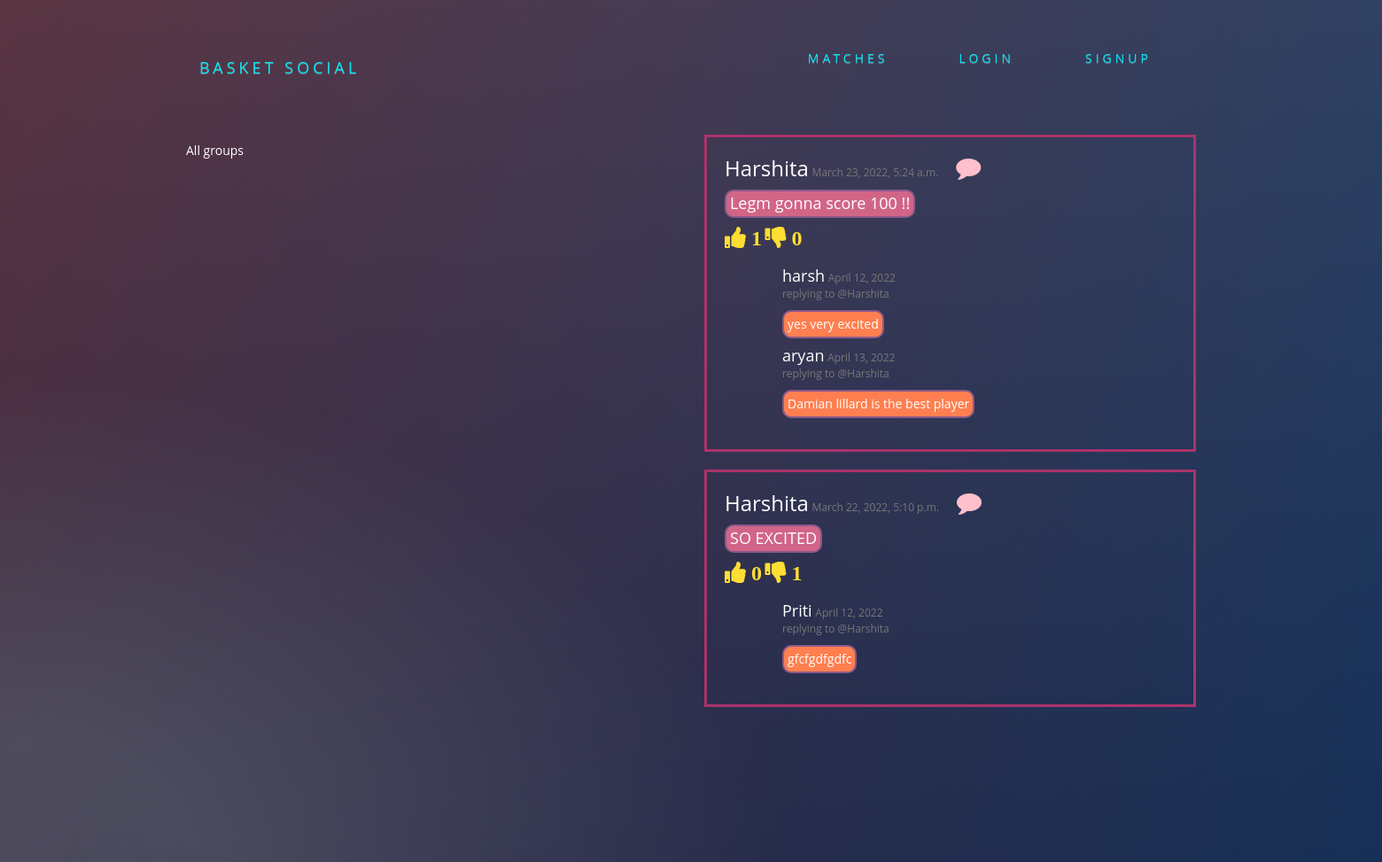
/posts/, run on the app's committed database.
### posts/models.py (models this page shows, shortened)
class Post(models.Model):
    user=models.ForeignKey(User,related_name='posts',on_delete=models.CASCADE)
    created_at=models.DateTimeField(auto_now=True)
    message=models.TextField()
    message_html=models.TextField(editable=False)
    group=models.ForeignKey(Group,related_name='posts',null=True,blank=True,on_delete=models.CASCADE)
    def get_total_likes(self):
        return self.likes.users.count()
    def get_total_dis_likes(self):
        return self.dis_likes.users.count()
    class Meta:
        ordering=['-created_at']

class Like(models.Model):
    coment = models.OneToOneField(Post, related_name="likes", on_delete=models.CASCADE)
    users = models.ManyToManyField(User, related_name='requirement_comment_likes')
    created_at = models.DateTimeField(auto_now_add=True)
    updated_at = models.DateTimeField(auto_now=True)

class comment(models.Model):
    post=models.ForeignKey('posts.Post',related_name='comments',on_delete=models.CASCADE)
    author=models.CharField(max_length=200)
    text=models.TextField()
    published_date=models.DateTimeField(auto_now=True)

class DisLike(models.Model):
    coment = models.OneToOneField(Post, related_name="dis_likes", on_delete=models.CASCADE)
    users = models.ManyToManyField(User, related_name='requirement_comment_dis_likes')
    created_at = models.DateTimeField(auto_now_add=True)
    updated_at = models.DateTimeField(auto_now=True)

### posts/views.py (the view)
# urls.py: path('',views.PostList.as_view(),name='all'),
class PostList(SelectRelatedMixin,generic.ListView):
    model=models.Post
    select_related=('user','group')

### posts/templates/posts/post_list.html (shortened to what this page needs)
{% extends "posts/post_base.html" %}
{% block pre_post_content %}
<div class="col-md-6">
	<div class="card card-with-shadow">
		<div class="content">
			<h5 class="title">All groups</h5>
		</div>
	</div>
</div>
{% endblock %}
{% block post_content %}
<div class="col-md-6">
	{% for post in post_list %}
  {% include "posts/_post.html" %}
	{% endfor %}
</div>
{% endblock %}

### posts/templates/posts/_post.html (shortened to what this page needs)
<div class="postmedia">
<div class="asx">
  <div class="lk">
  <a  id='puran' href="{% url 'posts:for_user' username=post.user.username %}"><h3 style="display:inline; ">{{post.user.username}}</h3></a> <h9 id='lj' style="display:inline;">{{ post.created_at }}</h9><a href="{% url 'posts:add_comment_to_post' username=post.user.username pk=post.pk %}"><i class="fa fa-comment fa_custom fa-2x" style="display:inline;"></i></a>
  </div>
  <h4><span id='textthread' >{{post.message}}</h4>
    <div class="text-left">
         <span class="pointer">
            {% if request.user in page_obj.likes.users.all%}
            <a href={% url 'posts:requirement_comment_vote' comment_id=post.pk opition='like' %}> <i
               data-toggle="tooltip" data-placement="bottom" title="Unlike"
               class="like fas fa-thumbs-up pr-2">
            <span>{{post.get_total_likes}}</span>
            </i>
            </a>
            {% else %}
            <a href={% url 'posts:requirement_comment_vote' comment_id=post.pk opition='like' %}><i
               data-toggle="tooltip" data-placement="bottom" title="Like"
               class="default-icon fas fa-thumbs-up pr-2" style="font-size:24px; color:#ffde34;">
            <span>{% if post.get_total_likes  %}{{post.get_total_likes}} {% else %} 0
            {% endif %}</span></i>
            </a>
            {% endif %}
         </span>
         <span class="ml-3 pointer">
         {% if request.user in post.dis_likes.users.all %}
         <a href={% url 'posts:requirement_comment_vote' comment_id=post.pk opition='dis_like' %}><i
            data-toggle="tooltip" data-placement="bottom" title="i dislike this"
            class="dislike fas fa-thumbs-down pr-2" style="font-size:24px; color:#ffde34;">
         <span>{{post.get_total_dis_likes}}</span></i>
         </a>
         {% else %}
         <a href={% url 'posts:requirement_comment_vote' comment_id=post.pk opition='dis_like' %}><i
            data-toggle="tooltip" data-placement="bottom" title="i dislike this "
            class="default-icon fas fa-thumbs-down pr-2" style="font-size:24px; color:#ffde34;">
         <span>{% if  post.get_total_dis_likes %}{{post.get_total_dis_likes}}
         {% else %} 0 {% endif %}</span></i>
         </a>
         {% endif %}
         </span>
      </div>
<div class="cdp container">
    {% for comment in post.comments.all %}
    <br>
    <h4 style="display:inline;">{{comment.author}}</h4> <p id='lj' style="display:inline; , padding-left:5px;">{{comment.published_date.date}}</p>
    <p id='lj' >replying to @{{post.user.username}}</p>
      <p id='commentthread'>{{comment.text}}</p>
    {% endfor %}
</div>
  <div class="media-body">
  </div>
</div>
<br>
</div>

### static/social/css/master.css (style rules this page uses)
body { margin: 0; overflow: auto; background: #2f294f; color:white; }
* { -webkit-box-sizing:border-box; -moz-box-sizing:border-box; -ms-box-sizing:border-box; -o-box-sizing:border-box; box-sizing:border-box; }
body { font-family: 'Open Sans', sans-serif; background: #092756; background: -moz-radial-gradient(0% 100%, ellipse cover, rgba(104,128,138,.4) 10%,rgba(138,114,76,0) 40%),-moz-linear-gradient(top, rgba(57,173,219,.25) 0%, rgba(42,60,87,.4) 100%), -moz-linear-gradient(-45deg, #670d10 0%, #092756 100%); background: -webkit-radial-gradient(0% 100%, ellipse cover, rgba(104,128,138,.4) 10%,rgba(138,114,76,0) 40%), -webkit-linear-gradient(top, rgba(57,173,219,.25) 0%,rgba(42,60,87,.4) 100%), -webkit-linear-gradient(-45deg, #670d10 0%,#092756 100%); background: -o-radial-gradient(0% 100%, ellipse cover, rgba(104,128,138,.4) 10%,rgba(138,114,76,0) 40%), -o-linear-gradient(top, rgba(57,173,219,.25) 0%,rgba(42,60,87,.4) 100%), -o-linear-gradient(-45deg, #670d10 0%,#092756 100%); background: -ms-radial-gradient(0% 100%, ellipse cover, rgba(104,128,138,.4) 10%,rgba(138,114,76,0) 40%), -ms-linear-gradient(top, rgba(57,173,219,.25) 0%,rgba(42,60,87,.4) 100%), -ms-linear-gradient(-45deg, #670d10 0%,#092756 100%); background: -webkit-radial-gradient(0% 100%, ellipse cover, rgba(104,128,138,.4) 10%,rgba(138,114,76,0) 40%), linear-gradient(to bottom, rgba(57,173,219,.25) 0%,rgba(42,60,87,.4) 100%), linear-gradient(135deg, #670d10 0%,#092756 100%); filter: progid:DXImageTransform.Microsoft.gradient( startColorstr='#3E1D6D', endColorstr='#092756',GradientType=1 ); }
* { margin: 0; padding: 0; box-sizing: border-box; }
#puran { color: white; }
.lk { display: inline; overflow: hidden; }
#lj { font-size: 12px; color: #787878; }
#textthread { border: 2px solid #88598b; border-radius: 10px; padding: 4px; background-color: #D16587; display: inline-block; }
.asx { border: 3px solid #AA336A; padding: 20px; }
#commentthread { border: 2px solid #88598b; border-radius: 10px; padding: 4px; background-color: #FF7F50 ; display: inline-block; }
.cdp { margin-left: 50px; }

### posts/templates/posts/_post.html (style rules this page uses)
.fa_custom { color: pink; padding-left: 20px; }

### data on the page
Post: user.username "Harshita", created_at "March 23, 2022, 5:24 a.m.", message "Legm gonna score 100 !!", get_total_likes "1"
comment: author "harsh", published_date "April 12, 2022", text "yes very excited"
comment: author "aryan", published_date "April 13, 2022", text "Damian lillard is the best player"
Post: user.username "Harshita", created_at "March 22, 2022, 5:10 p.m.", message "SO EXCITED", get_total_dis_likes "1"
comment: author "Priti", published_date "April 12, 2022", text "gfcfgdfgdfc"
